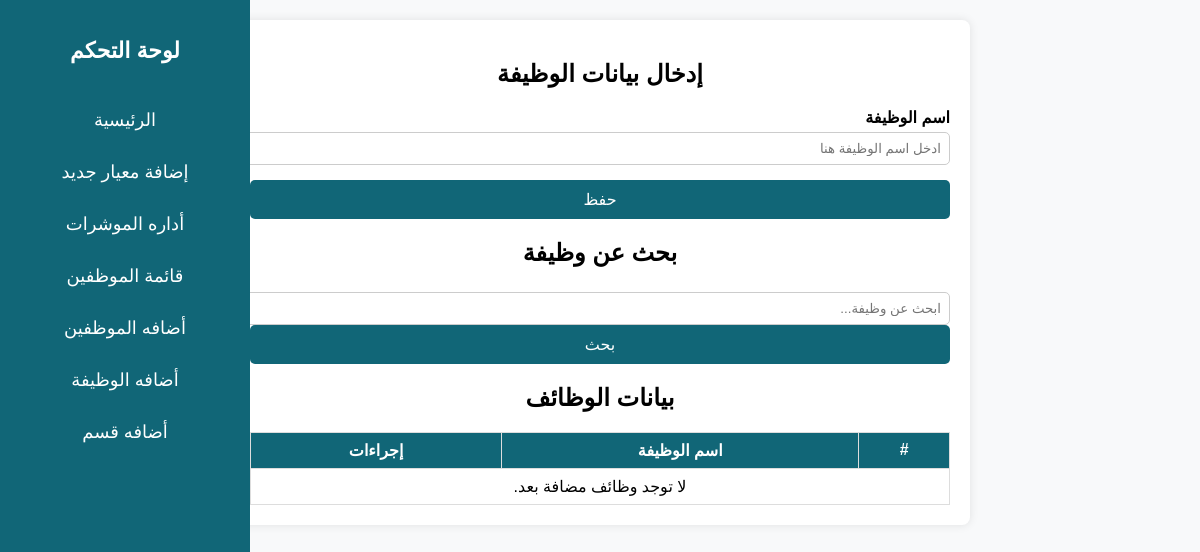
Before: /pages/dashboard/add-jop.php with the older database file.
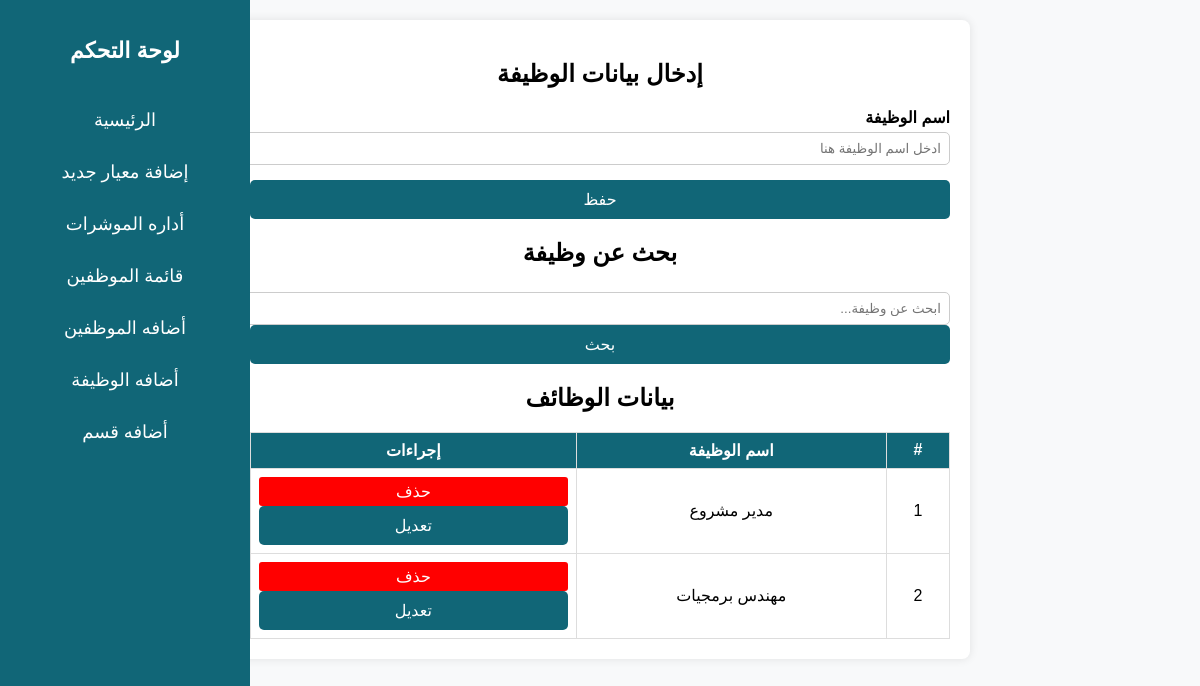
After: the same page with the newer database file.
### tables this page shows
CREATE TABLE `jobs` (
  `id` int(11) NOT NULL,
  `name` varchar(255) NOT NULL
);

### pages/dashboard/add-jop.php (the view, shortened to what this page needs)
<?php include './layout/sideBar.php'; ?>
<?php
include('../../config/connect.php');
$searchTerm = '';
if (isset($_POST['searchTerm'])) {
    $searchTerm = trim($_POST['searchTerm']);
    $stmt = $con->prepare("SELECT * FROM jobs WHERE name LIKE :searchTerm");
    $stmt->bindValue(':searchTerm', '%' . $searchTerm . '%');
} else {
    $stmt = $con->query("SELECT * FROM jobs");
}
$stmt->execute();
$jobs = $stmt->fetchAll(PDO::FETCH_ASSOC);
?>
<link rel="stylesheet" href="../../style/indicators.css">
    <div class="container">
        <h2>إدخال بيانات الوظيفة</h2>
    <form method="POST" action="">
        <div class="form-group">
            <label for="job-title">اسم الوظيفة</label>
            <input type="text" name="jobName" id="job-title" placeholder="ادخل اسم الوظيفة هنا" required>
        </div>
        <button type="submit">حفظ</button>
    </form>
    <h2>بحث عن وظيفة</h2>
    <form method="POST" action="">
        <input type="text" name="searchTerm" placeholder="ابحث عن وظيفة..." value="<?php echo htmlspecialchars($searchTerm); ?>">
        <button type="submit">بحث</button>
    </form>
        <div class="table-container">
            <h2>بيانات الوظائف</h2>
            <table>
                <thead>
                    <tr>
                        <th>#</th>
                        <th>اسم الوظيفة</th>
                          <th>إجراءات</th>
                    </tr>
                </thead>
            <tbody>
                <?php
                if ($jobs) {
                    $index = 1;
                    foreach ($jobs as $row) {
                        echo "<tr>
                                <td>{$index}</td>
                                <td>{$row['name']}</td>
                                <td>
                                    <form method='POST' action='' style='display:inline;'>
                                        <input type='hidden' name='deleteId' value='{$row['id']}'>
                                        <button class='delete-btn' type='submit' onclick='return confirm(\"هل أنت متأكد من حذف هذه الوظيفة؟\");'>حذف</button>
                                    </form>
                                    <form method='GET' action='edit-job.php?id={$row['id']}' style='display:inline;'>
                                        <button type='button' onclick='window.location=\"edit-job.php?id={$row['id']}\"'>تعديل</button>
                                    </form>
                                </td>
                              </tr>";
                        $index++;
                    }
                } else {
                    echo "<tr><td colspan='3'>لا توجد وظائف مضافة بعد.</td></tr>";
                }
                ?>
            </tbody>
            </table>
        </div>
    </div>
</body>
</html>

Changed rows visible on the page:
added jobs: name "مدير مشروع"
added jobs: name "مهندس برمجيات"
Other visible differences:
text no longer shown: "لا توجد وظائف مضافة بعد."
